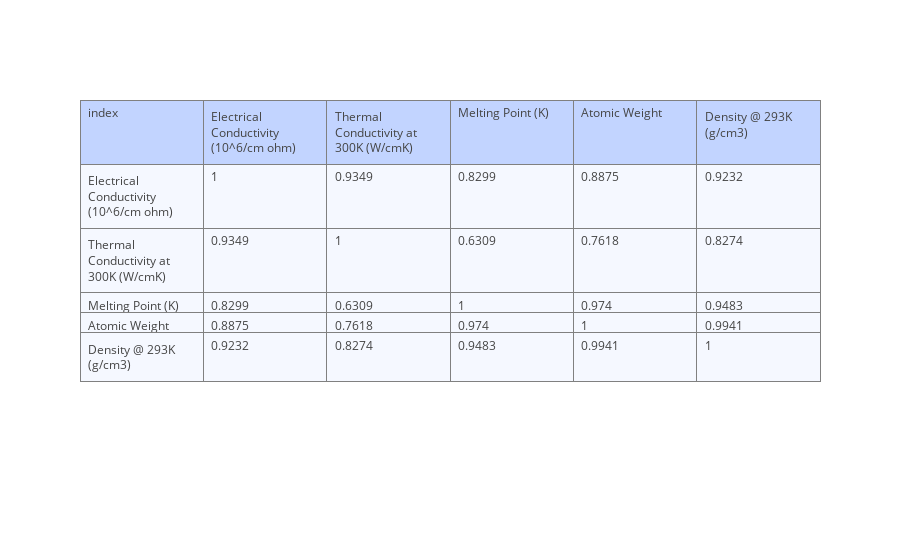

Here is the notebook cell this chart was saved with:
### Code cell
# Calculate Cx
Cx = Xpop.corr()

# Plot Cx
iplot(plot_df(Cx.round(4)), filename = 'Correlation matrix table')

### Figure 1 — Plotly figure (JSON) as saved in the notebook; plotly's stock layout.template omitted (floating-point values rounded to 4 significant figures)
{"data": [{"cells": {"align": ["left", "left", "left", "left", "left"], "fill": {"color": "#F5F8FF"}, "values": [["Electrical Conductivity (10^6/cm ohm)", "Thermal Conductivity at 300K (W/cmK)", "Melting Point (K)", "Atomic Weight", "Density @ 293K (g/cm3)"], [1, 0.9349, 0.8299, 0.8875, 0.9232], [0.9349, 1, 0.6309, 0.7618, 0.8274], [0.8299, 0.6309, 1, 0.974, 0.9483], [0.8875, 0.7618, 0.974, 1, 0.9941], [0.9232, 0.8274, 0.9483, 0.9941, 1]]}, "header": {"align": ["left", "left", "left", "left", "left"], "fill": {"color": "#C2D4FF"}, "values": ["index", "Electrical Conductivity (10^6/cm ohm)", "Thermal Conductivity at 300K (W/cmK)", "Melting Point (K)", "Atomic Weight", "Density @ 293K (g/cm3)"]}, "type": "table", "uid": "68fd8622-a4da-436e-a1cd-a0c931c76dc0"}], "layout": {}}
